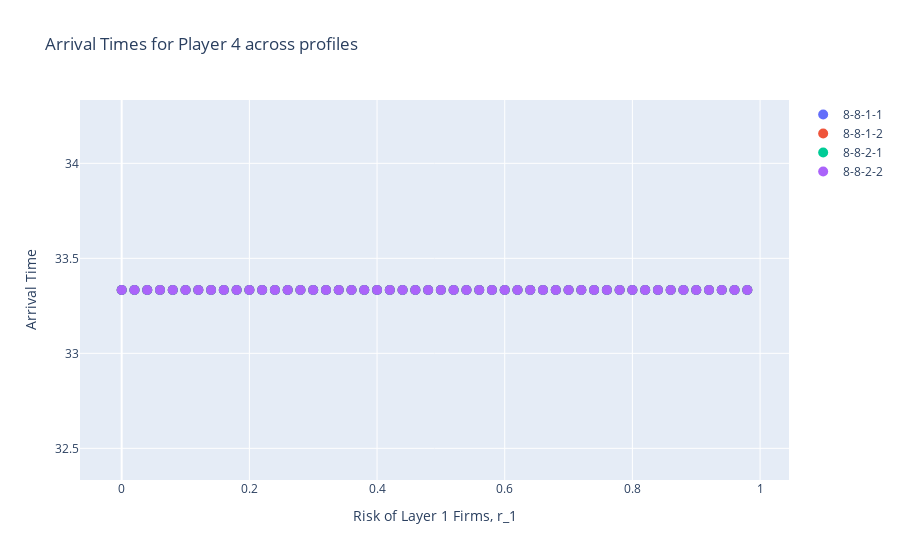

Notebook code cell kept with this figure:
### Code cell
# Create a line in a scatterplot for each profile
df_plot = df[(df["s_2"] == selected_s_2) & (df["p_2"] == selected_p_2)
             & (df["s_1"] == selected_s_1)]
fig = go.Figure()
player = 4
profiles = results["payoffs"].keys()
for profile in profiles:
    y_var = f"arrival_times_player_{player}_profile_{profile}"
    x_var = "r_1"
    # Draw scatterplot using plotly
    fig.add_trace(go.Scatter(x=df_plot[x_var], y=df_plot[y_var],
                             mode='markers',
                             name=profile,
                             marker=dict(size=10),
                             ))
fig.update_layout(title=f"Arrival Times for Player {player} across profiles",
                        xaxis_title="Risk of Layer 1 Firms, r_1",
                        yaxis_title="Arrival Time",
                        )
fig.show()
